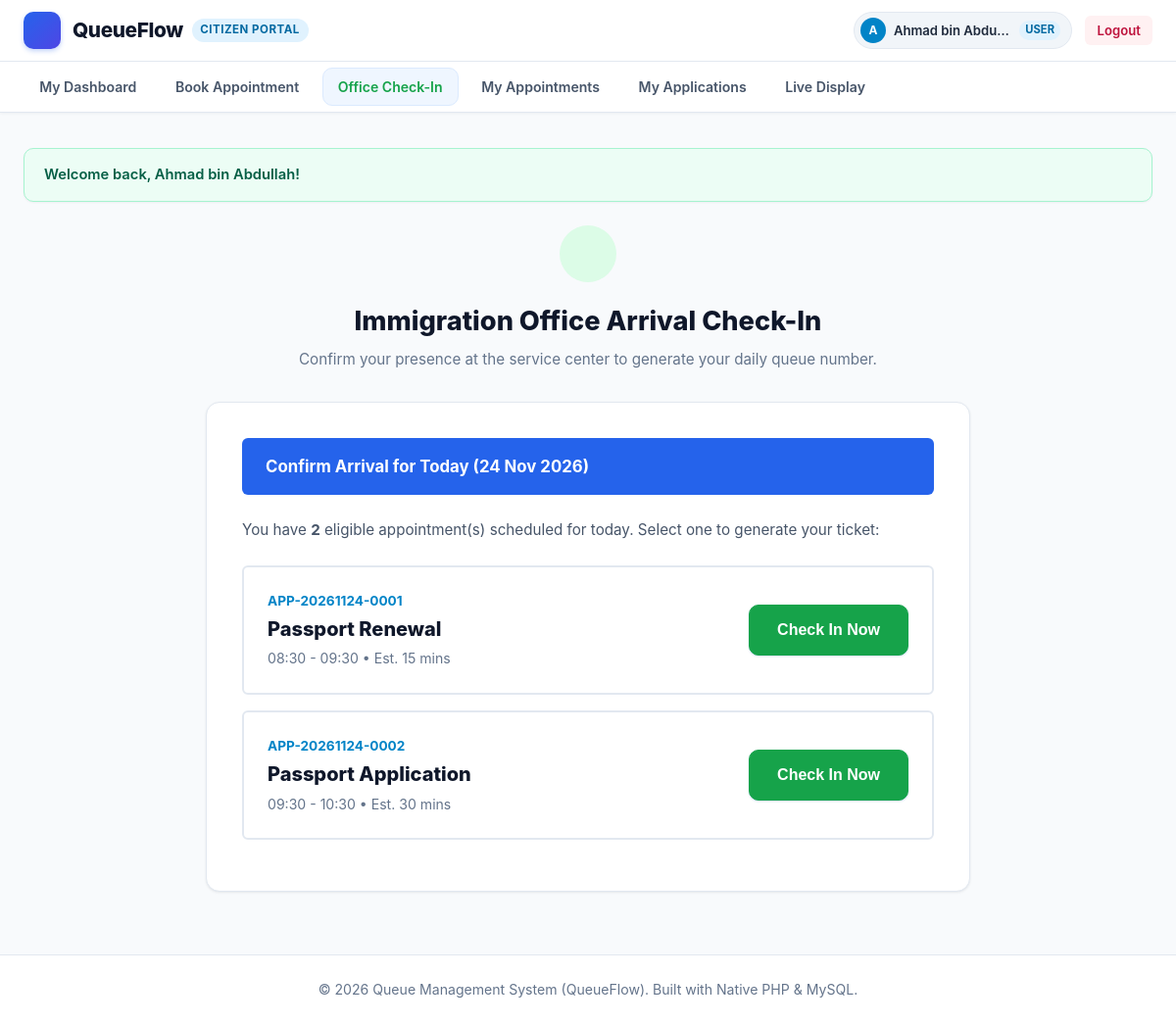
The page /user/checkin.php (signed in) on the database its author committed.
### tables this page shows
CREATE TABLE `appointments` (
  `id` INT AUTO_INCREMENT PRIMARY KEY,
  `appointment_ref` VARCHAR(50) NOT NULL UNIQUE,
  `user_id` INT NOT NULL,
  `service_id` INT NOT NULL,
  `appointment_date` DATE NOT NULL,
  `time_slot` VARCHAR(30) NOT NULL,
  `remarks` TEXT NULL,
  `status` ENUM('pending', 'confirmed', 'completed', 'cancelled') NOT NULL DEFAULT 'confirmed',
  `check_in_time` DATETIME NULL,
  `created_at` TIMESTAMP DEFAULT CURRENT_TIMESTAMP,
  CONSTRAINT `fk_app_user` FOREIGN KEY (`user_id`) REFERENCES `users` (`id`) ON DELETE CASCADE,
  CONSTRAINT `fk_app_service` FOREIGN KEY (`service_id`) REFERENCES `services` (`id`) ON DELETE CASCADE
);

CREATE TABLE `services` (
  `id` INT AUTO_INCREMENT PRIMARY KEY,
  `code` VARCHAR(10) NOT NULL UNIQUE,
  `name` VARCHAR(100) NOT NULL,
  `description` TEXT NULL,
  `est_duration` INT NOT NULL DEFAULT 15,
  `status` ENUM('active', 'inactive') NOT NULL DEFAULT 'active',
  `created_at` TIMESTAMP DEFAULT CURRENT_TIMESTAMP
);

### user/checkin.php (the view, shortened to what this page needs)
<?php
require_once __DIR__ . '/../includes/functions.php';
$currentUser = currentUser();
$pdo = getDBConnection();
$userId = $currentUser['id'];
$today = date('Y-m-d');
$activeQueue = null;
if (!$activeQueue) {
    $stmt = $pdo->prepare("
        SELECT q.*, a.appointment_ref, c.counter_number
        FROM queues q
        LEFT JOIN appointments a ON q.appointment_id = a.id
        LEFT JOIN counters c ON q.counter_id = c.id
        WHERE (q.customer_name = ? OR q.customer_ic = ?) AND DATE(q.created_at) = ?
        ORDER BY q.id DESC LIMIT 1
    ");
    $stmt->execute([$currentUser['full_name'], $currentUser['ic_passport'], $today]);
    $activeQueue = $stmt->fetch();
}
$stmt = $pdo->prepare("
    SELECT a.*, s.name as service_name, s.code as service_code, s.est_duration
    FROM appointments a
    JOIN services s ON a.service_id = s.id
    WHERE a.user_id = ? AND a.appointment_date = ? AND a.status = 'confirmed' AND a.check_in_time IS NULL
    ORDER BY a.time_slot ASC
");
$stmt->execute([$userId, $today]);
$todayEligibleAppointments = $stmt->fetchAll();
$aheadCount = 0;
$currentlyServing = null;
require_once __DIR__ . '/../includes/header.php';
?>
<div style="max-width: 780px; margin: 1.5rem auto;">
    <div style="text-align: center; margin-bottom: 2rem;">
        <div style="width: 58px; height: 58px; background: #dcfce7; color: #16a34a; border-radius: 50%; display: inline-flex; align-items: center; justify-content: center; margin-bottom: 0.75rem;">
        </div>
        <h1 style="font-size: 1.7rem; font-weight: 800; color: #0f172a; margin-bottom: 0.35rem;">
            Immigration Office Arrival Check-In
        </h1>
        <p style="color: var(--text-muted); font-size: 0.95rem; margin: 0;">
            Confirm your presence at the service center to generate your daily queue number.
        </p>
    </div>
    <?php if ($activeQueue): ?>
        <div class="card" style="padding: 2.5rem; text-align: center; border-top: 6px solid #16a34a; box-shadow: var(--shadow-lg);">
            <div style="display: inline-flex; align-items: center; gap: 0.4rem; padding: 0.35rem 0.85rem; border-radius: 20px; background: #dcfce7; color: #15803d; font-weight: 700; font-size: 0.85rem; margin-bottom: 1.25rem;">
                <?php echo getIcon('check-circle', 16); ?> CHECK-IN VERIFIED
            </div>
            <div style="font-size: 0.88rem; color: #64748b; font-weight: 700; letter-spacing: 0.5px; text-transform: uppercase;">
                YOUR DAILY QUEUE NUMBER
            </div>
            <div style="font-size: clamp(3.5rem, 10vw, 4.5rem); font-weight: 900; color: #0284c7; letter-spacing: 2px; margin: 0.25rem 0 1rem 0;">
                <?php echo e($activeQueue['queue_number']); ?>
            </div>
            <div style="margin-bottom: 1.75rem;">
                <?php echo renderStatusBadge($activeQueue['status']); ?>
            </div>
            <div style="display: grid; grid-template-columns: 1fr 1fr; gap: 1rem; text-align: left; margin-bottom: 2rem;">
                <div style="background: #f8fafc; border: 1px solid var(--border-color); border-radius: var(--radius-sm); padding: 1rem;">
                    <div style="font-size: 0.78rem; color: #64748b; text-transform: uppercase;">Service Type</div>
                    <div style="font-weight: 700; color: #1e293b; font-size: 1rem; margin-top: 0.2rem;">
                        <?php echo e($activeQueue['service_type']); ?>
                    </div>
                </div>
                <div style="background: #f8fafc; border: 1px solid var(--border-color); border-radius: var(--radius-sm); padding: 1rem;">
                    <div style="font-size: 0.78rem; color: #64748b; text-transform: uppercase;">Appointment Reference</div>
                    <div style="font-weight: 700; color: #0284c7; font-size: 1rem; margin-top: 0.2rem;">
                        <?php echo !empty($activeQueue['appointment_ref']) ? e($activeQueue['appointment_ref']) : 'Walk-in Ticket'; ?>
                    </div>
                </div>
                <div style="background: #f8fafc; border: 1px solid var(--border-color); border-radius: var(--radius-sm); padding: 1rem;">
                    <div style="font-size: 0.78rem; color: #64748b; text-transform: uppercase;">Check-in Timestamp</div>
                    <div style="font-weight: 700; color: #1e293b; font-size: 0.95rem; margin-top: 0.2rem;">
                        <?php echo date('d M Y, h:i A', strtotime($activeQueue['created_at'])); ?>
                    </div>
                </div>
                <div style="background: #f8fafc; border: 1px solid var(--border-color); border-radius: var(--radius-sm); padding: 1rem;">
                    <div style="font-size: 0.78rem; color: #64748b; text-transform: uppercase;">Assigned Counter</div>
                    <div style="font-weight: 700; color: #16a34a; font-size: 0.95rem; margin-top: 0.2rem;">
                        <?php echo $activeQueue['counter_number'] ? e($activeQueue['counter_number']) : 'Standby (Assigned when called)'; ?>
                    </div>
                </div>
            </div>
            <div style="background: #eff6ff; border: 1px solid #bfdbfe; border-radius: var(--radius-sm); padding: 1.25rem; display: flex; justify-content: space-around; align-items: center; margin-bottom: 2rem;">
                <div>
                    <div style="font-size: 0.75rem; color: #1e40af; font-weight: 700; text-transform: uppercase;">PEOPLE AHEAD IN LINE</div>
                    <div style="font-size: 1.8rem; font-weight: 900; color: #1e3a8a; margin-top: 0.2rem;"><?php echo $aheadCount; ?></div>
                    <small style="color: #64748b;">Estimated wait: ~<?php echo $aheadCount * 10; ?> mins</small>
                </div>
                <div style="height: 45px; width: 1px; background: #cbd5e1;"></div>
                <div>
                    <div style="font-size: 0.75rem; color: #1e40af; font-weight: 700; text-transform: uppercase;">CURRENTLY SERVING IN HALL</div>
                    <div style="font-size: 1.8rem; font-weight: 900; color: #0284c7; margin-top: 0.2rem;">
                        <?php echo $currentlyServing ? e($currentlyServing['queue_number']) : 'None'; ?>
                    </div>
                    <small style="color: #64748b;"><?php echo $currentlyServing ? 'At Counter ' . e($currentlyServing['counter_id']) : 'No counters calling'; ?></small>
                </div>
            </div>
            <div style="display: flex; gap: 1rem; justify-content: center; flex-wrap: wrap;">
                <a href="../ticket.php?num=<?php echo urlencode($activeQueue['queue_number']); ?>" target="_blank" class="btn btn-secondary" style="padding: 0.85rem 1.75rem; font-weight: 700;">
                    <?php echo getIcon('printer', 18); ?> Print Ticket Slip
                </a>
                <a href="../mobile_tracker.php?ticket=<?php echo urlencode($activeQueue['queue_number']); ?>" target="_blank" class="btn btn-primary" style="padding: 0.85rem 1.75rem; font-weight: 700;">
                    <?php echo getIcon('smartphone', 18); ?> Open Live Mobile Tracker
                </a>
            </div>
        </div>
    <?php elseif (!empty($todayEligibleAppointments)): ?>
        <div class="card" style="padding: 2.25rem;">
            <div style="background: #2563eb; color: #fff; padding: 1rem 1.5rem; border-radius: var(--radius-sm); margin-bottom: 1.5rem; display: flex; align-items: center; gap: 0.75rem;">
                <span style="font-weight: 700; font-size: 1.05rem;">Confirm Arrival for Today (<?php echo date('d M Y'); ?>)</span>
            </div>
            <p style="color: #475569; margin-bottom: 1.5rem; font-size: 0.95rem;">
                You have <strong><?php echo count($todayEligibleAppointments); ?></strong> eligible appointment(s) scheduled for today. Select one to generate your ticket:
            </p>
            <?php foreach ($todayEligibleAppointments as $app): ?>
                <div style="border: 2px solid #e2e8f0; border-radius: var(--radius-sm); padding: 1.5rem; margin-bottom: 1rem; display: flex; justify-content: space-between; align-items: center; flex-wrap: wrap; gap: 1rem;">
                    <div>
                        <div style="font-size: 0.85rem; color: #0284c7; font-weight: 700;">
                            <?php echo e($app['appointment_ref']); ?>
                        </div>
                        <div style="font-size: 1.25rem; font-weight: 800; color: #0f172a; margin: 0.2rem 0;">
                            <?php echo e($app['service_name']); ?>
                        </div>
                        <div style="font-size: 0.88rem; color: #64748b;">
                            <?php echo getIcon('clock', 14); ?> <?php echo e($app['time_slot']); ?> &bull; Est. <?php echo (int)$app['est_duration']; ?> mins
                        </div>
                    </div>
                    <form method="POST" action="checkin.php" style="margin: 0;">
                        <button type="submit" class="btn btn-primary" style="background: #16a34a; border-color: #16a34a; padding: 0.85rem 1.75rem; font-weight: 700; font-size: 1rem;">
                            <?php echo getIcon('check-square', 18); ?> Check In Now
                        </button>
                    </form>
                </div>
            <?php endforeach; ?>
        </div>
    <?php endif; ?>
</div>
<?php require_once __DIR__ . '/../includes/footer.php'; ?>

### assets/css/style.css (style rules this page uses)
:root { --primary: #2563eb; --primary-hover: #1d4ed8; --primary-light: #eff6ff; --primary-border: #bfdbfe; --indigo: #4f46e5; --indigo-light: #eef2ff; --purple: #7c3aed; --purple-light: #f5f3ff; --success: #059669; --success-light: #ecfdf5; --success-border: #a7f3d0; --warning: #d97706; --warning-light: #fffbeb; --warning-border: #fde68a; --danger: #dc2626; --danger-light: #fef2f2; --danger-border: #fecaca; --slate-50: #f8fafc; --slate-100: #f1f5f9; --slate-200: #e2e8f0; --slate-300: #cbd5e1; --slate-400: #94a3b8; --slate-500: #64748b; --slate-600: #475569; --slate-700: #334155; --slate-800: #1e293b; --slate-900: #0f172a; --bg-body: #f8fafc; --bg-card: #ffffff; --text-main: #0f172a; --text-muted: #64748b; --shadow-xs: 0 1px 2px 0 rgba(15, 23, 42, 0.05); --shadow-sm: 0 1px 3px 0 rgba(15, 23, 42, 0.07), 0 1px 2px -1px rgba(15, 23, 42, 0.05); --shadow-md: 0 4px 6px -1px rgba(15, 23, 42, 0.08), 0 2px 4px -2px rgba(15, 23, 42, 0.04); --shadow-lg: 0 10px 15px -3px rgba(15, 23, 42, 0.08), 0 4px 6px -4px rgba(15, 23, 42, 0.03); --shadow-xl: 0 20px 25px -5px rgba(15, 23, 42, 0.08), 0 8px 10px -6px rgba(15, 23, 42, 0.03); --radius-xs: 4px; --radius-sm: 6px; --radius-md: 10px; --radius-lg: 14px; --radius-pill: 9999px; }
* { box-sizing: border-box; margin: 0; padding: 0; }
body { font-family: -apple-system, BlinkMacSystemFont, "Segoe UI", Roboto, "Helvetica Neue", Arial, sans-serif; background-color: var(--bg-body); color: var(--text-main); line-height: 1.55; min-height: 100vh; display: flex; flex-direction: column; -webkit-font-smoothing: antialiased; }
.card { background: var(--bg-card); border: 1px solid var(--slate-200); border-radius: var(--radius-lg); box-shadow: var(--shadow-sm); padding: 1.75rem; margin-bottom: 1.75rem; transition: box-shadow 0.2s ease, border-color 0.2s ease; }
.btn { display: inline-flex; align-items: center; justify-content: center; gap: 0.45rem; padding: 0.55rem 1.15rem; font-size: 0.9rem; font-weight: 600; border-radius: var(--radius-md); border: 1px solid transparent; cursor: pointer; transition: all 0.15s ease-in-out; text-decoration: none; line-height: 1.4; }
.btn-primary { background: var(--primary); color: #ffffff; box-shadow: 0 1px 2px rgba(37, 99, 235, 0.2); }

### rows shown on the page
appointments: appointment_ref "APP-20261124-0001", service.name "Passport Renewal", time_slot "08:30 - 09:30", service.est_duration "15"
appointments: appointment_ref "APP-20261124-0002", service.name "Passport Application", time_slot "09:30 - 10:30", service.est_duration "30"

### other values the page prints
substr($user['full_name'], 0, 1) "A"
$user['full_name'] "Ahmad bin Abdu…"
$user['role'] "USER"
$_SESSION['flash_success'] "Welcome back, Ahmad bin Abdullah!"
count($todayEligibleAppointments) "2"
